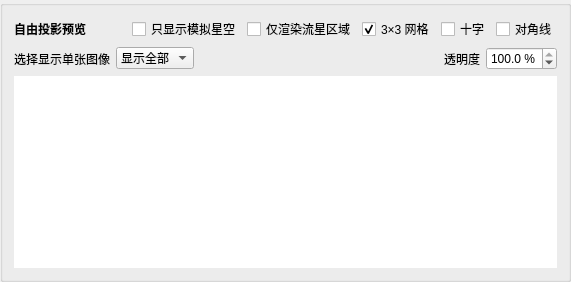
         <widget class="QGroupBox" name="groupBoxMosaicPreview">
          <property name="title">
           <string/>
          </property>
          <layout class="QVBoxLayout" name="verticalLayoutMosaicPreview">
           <item>
            <layout class="QHBoxLayout" name="horizontalLayoutMosaicPreviewHeaderPrimary">
             <property name="spacing">
              <number>6</number>
             </property>
             <item>
              <widget class="QLabel" name="labelMosaicPreviewTitle">
               <property name="font">
                <font>
                 <weight>75</weight>
                 <bold>true</bold>
                </font>
               </property>
               <property name="sizePolicy">
                <sizepolicy hsizetype="Preferred" vsizetype="Preferred">
                 <horstretch>0</horstretch>
                 <verstretch>0</verstretch>
                </sizepolicy>
               </property>
               <property name="text">
                <string>自由投影预览</string>
               </property>
              </widget>
             </item>
             <item>
              <spacer name="horizontalSpacerMosaicPreviewHeaderPrimary">
               <property name="orientation">
                <enum>Qt::Horizontal</enum>
               </property>
               <property name="sizeHint" stdset="0">
                <size>
                 <width>40</width>
                 <height>20</height>
                </size>
               </property>
              </spacer>
             </item>
             <item>
              <widget class="QCheckBox" name="checkBoxMosaicSkyOnly">
               <property name="text">
                <string>只显示模拟星空</string>
               </property>
               <property name="checked">
                <bool>false</bool>
               </property>
              </widget>
             </item>
             <item>
              <widget class="QCheckBox" name="checkBoxMosaicMeteorOnly">
               <property name="toolTip">
                <string>若源图旁存在对应的 _Meteor.json，则预览和导出时只渲染其中的流星框选区域；没有流星 JSON 的源图仍渲染整图。</string>
               </property>
               <property name="text">
                <string>仅渲染流星区域</string>
               </property>
               <property name="checked">
                <bool>false</bool>
               </property>
              </widget>
             </item>
             <item>
              <widget class="QCheckBox" name="checkBoxMosaicCompositionThirds">
               <property name="toolTip">
                <string>在裁剪框内显示三分法 3×3 构图参考线。</string>
               </property>
               <property name="text">
                <string>3×3 网格</string>
               </property>
               <property name="checked">
                <bool>true</bool>
               </property>
              </widget>
             </item>
             <item>
              <widget class="QCheckBox" name="checkBoxMosaicCompositionCrosshair">
               <property name="toolTip">
                <string>在裁剪框内显示水平与垂直中心线。</string>
               </property>
               <property name="text">
                <string>十字</string>
               </property>
              </widget>
             </item>
             <item>
              <widget class="QCheckBox" name="checkBoxMosaicCompositionDiagonals">
               <property name="toolTip">
                <string>在裁剪框内显示两条对角构图参考线。</string>
               </property>
               <property name="text">
                <string>对角线</string>
               </property>
              </widget>
             </item>
            </layout>
           </item>
           <item>
            <layout class="QHBoxLayout" name="horizontalLayoutMosaicPreviewHeaderControls">
             <property name="spacing">
              <number>6</number>
             </property>
             <item>
              <widget class="QLabel" name="labelMosaicDisplayModel">
               <property name="text">
                <string>选择显示单张图像</string>
               </property>
              </widget>
             </item>
             <item>
              <widget class="QComboBox" name="comboBoxMosaicDisplayModel">
               <item>
                <property name="text">
                 <string>显示全部</string>
                </property>
               </item>
              </widget>
             </item>
             <item>
              <spacer name="horizontalSpacerMosaicPreviewHeaderControls">
               <property name="orientation">
                <enum>Qt::Horizontal</enum>
               </property>
               <property name="sizeHint" stdset="0">
                <size>
                 <width>40</width>
                 <height>20</height>
                </size>
               </property>
              </spacer>
             </item>
             <item>
              <widget class="QLabel" name="labelMosaicOverlayOpacity">
               <property name="text">
                <string>透明度</string>
               </property>
              </widget>
             </item>
             <item>
              <widget class="QDoubleSpinBox" name="doubleSpinBoxMosaicOverlayOpacity">
               <property name="decimals">
                <number>1</number>
               </property>
               <property name="minimum">
                <double>0.000000000000000</double>
               </property>
               <property name="maximum">
                <double>100.000000000000000</double>
               </property>
               <property name="singleStep">
                <double>5.000000000000000</double>
               </property>
               <property name="value">
                <double>100.000000000000000</double>
               </property>
               <property name="suffix">
                <string> %</string>
               </property>
              </widget>
             </item>
            </layout>
           </item>
           <item>
            <widget class="QGraphicsView" name="mosaicProjectionView">
             <property name="frameShape">
              <enum>QFrame::NoFrame</enum>
             </property>
             <property name="backgroundBrush">
              <brush brushstyle="SolidPattern">
               <color alpha="255">
                <red>16</red>
                <green>18</green>
                <blue>22</blue>
               </color>
              </brush>
             </property>
             <property name="dragMode">
              <enum>QGraphicsView::NoDrag</enum>
             </property>
             <property name="renderHints">
              <set>QPainter::Antialiasing|QPainter::SmoothPixmapTransform|QPainter::TextAntialiasing</set>
             </property>
             <property name="resizeAnchor">
              <enum>QGraphicsView::AnchorViewCenter</enum>
             </property>
             <property name="transformationAnchor">
              <enum>QGraphicsView::AnchorUnderMouse</enum>
             </property>
             <property name="horizontalScrollBarPolicy">
              <enum>Qt::ScrollBarAlwaysOff</enum>
             </property>
             <property name="verticalScrollBarPolicy">
              <enum>Qt::ScrollBarAlwaysOff</enum>
             </property>
            </widget>
           </item>
          </layout>
	     </widget>
